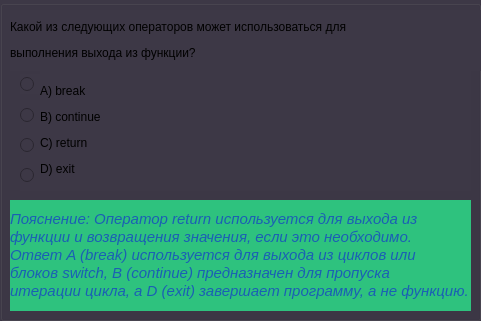
  <widget class="QGroupBox" name="group_first">
   <property name="geometry">
    <rect>
     <x>0</x>
     <y>50</y>
     <width>481</width>
     <height>321</height>
    </rect>
   </property>
   <property name="styleSheet">
    <string notr="true">background-color: rgb(61, 56, 70);</string>
   </property>
   <property name="title">
    <string/>
   </property>
   <widget class="QLabel" name="first_q">
    <property name="geometry">
     <rect>
      <x>10</x>
      <y>10</y>
      <width>461</width>
      <height>61</height>
     </rect>
    </property>
    <property name="text">
     <string>Каков основной назначение оператора switch?</string>
    </property>
   </widget>
   <widget class="QLabel" name="third_q">
    <property name="geometry">
     <rect>
      <x>10</x>
      <y>10</y>
      <width>471</width>
      <height>61</height>
     </rect>
    </property>
    <property name="text">
     <string>&lt;html&gt;&lt;head/&gt;&lt;body&gt;&lt;p&gt;Какое значение должно иметь выражение в операторе switch?&lt;/p&gt;&lt;/body&gt;&lt;/html&gt;</string>
    </property>
   </widget>
   <widget class="QLabel" name="fifth_q">
    <property name="geometry">
     <rect>
      <x>10</x>
      <y>10</y>
      <width>461</width>
      <height>61</height>
     </rect>
    </property>
    <property name="text">
     <string>&lt;html&gt;&lt;head/&gt;&lt;body&gt;&lt;p&gt;Что происходит после выполнения оператора case, если оператор &lt;/p&gt;&lt;p&gt;break не используется?&lt;/p&gt;&lt;/body&gt;&lt;/html&gt;</string>
    </property>
   </widget>
   <widget class="QLabel" name="seven_q">
    <property name="geometry">
     <rect>
      <x>10</x>
      <y>10</y>
      <width>461</width>
      <height>61</height>
     </rect>
    </property>
    <property name="text">
     <string>&lt;html&gt;&lt;head/&gt;&lt;body&gt;&lt;p&gt;Каковы требования к константным выражениям в операторе &lt;/p&gt;&lt;p&gt;switch?&lt;/p&gt;&lt;/body&gt;&lt;/html&gt;</string>
    </property>
   </widget>
   <widget class="QLabel" name="ninth_q">
    <property name="geometry">
     <rect>
      <x>10</x>
      <y>10</y>
      <width>461</width>
      <height>61</height>
     </rect>
    </property>
    <property name="text">
     <string>&lt;html&gt;&lt;head/&gt;&lt;body&gt;&lt;p&gt;Какой из следующих операторов может использоваться для &lt;/p&gt;&lt;p&gt;выполнения выхода из функции?&lt;/p&gt;&lt;/body&gt;&lt;/html&gt;</string>
    </property>
   </widget>
   <widget class="QLabel" name="first_ans">
    <property name="geometry">
     <rect>
      <x>40</x>
      <y>70</y>
      <width>431</width>
      <height>121</height>
     </rect>
    </property>
    <property name="text">
     <string>&lt;html&gt;&lt;head/&gt;&lt;body&gt;&lt;p&gt;A) Для выполнения циклов&lt;/p&gt;&lt;p&gt;B) Для разветвления процесса вычислений&lt;/p&gt;&lt;p&gt;C) Для обработки ошибок&lt;/p&gt;&lt;p&gt;D) Для управления памятью&lt;/p&gt;&lt;/body&gt;&lt;/html&gt;</string>
    </property>
   </widget>
   <widget class="QLabel" name="third_ans">
    <property name="geometry">
     <rect>
      <x>40</x>
      <y>70</y>
      <width>431</width>
      <height>121</height>
     </rect>
    </property>
    <property name="text">
     <string>&lt;html&gt;&lt;head/&gt;&lt;body&gt;&lt;p&gt;A) Строку&lt;/p&gt;&lt;p&gt;B) Логическое значение&lt;/p&gt;&lt;p&gt;C) Целочисленное значение&lt;/p&gt;&lt;p&gt;D) Массив&lt;/p&gt;&lt;/body&gt;&lt;/html&gt;</string>
    </property>
   </widget>
   <widget class="QLabel" name="fifth_ans">
    <property name="geometry">
     <rect>
      <x>40</x>
      <y>70</y>
      <width>431</width>
      <height>121</height>
     </rect>
    </property>
    <property name="text">
     <string>&lt;html&gt;&lt;head/&gt;&lt;body&gt;&lt;p&gt;A) Программа завершает выполнение.&lt;/p&gt;&lt;p&gt;B) Выполняются все последующие операторы в switch.&lt;/p&gt;&lt;p&gt;C) Возвращается к началу switch.&lt;/p&gt;&lt;p&gt;D) Переходит к следующему case.&lt;/p&gt;&lt;/body&gt;&lt;/html&gt;</string>
    </property>
   </widget>
   <widget class="QLabel" name="seven_ans">
    <property name="geometry">
     <rect>
      <x>40</x>
      <y>70</y>
      <width>361</width>
      <height>121</height>
     </rect>
    </property>
    <property name="text">
     <string>&lt;html&gt;&lt;head/&gt;&lt;body&gt;&lt;p&gt;A) Они должны быть строковыми.&lt;/p&gt;&lt;p&gt;B) Все должны иметь разные значения.&lt;/p&gt;&lt;p&gt;C) Они могут быть одинаковыми.&lt;/p&gt;&lt;p&gt;D) Все должны быть разного целочисленного типа.&lt;/p&gt;&lt;/body&gt;&lt;/html&gt;</string>
    </property>
   </widget>
   <widget class="QLabel" name="ninth_ans">
    <property name="geometry">
     <rect>
      <x>40</x>
      <y>70</y>
      <width>411</width>
      <height>121</height>
     </rect>
    </property>
    <property name="text">
     <string>&lt;html&gt;&lt;head/&gt;&lt;body&gt;&lt;p&gt;A) break&lt;/p&gt;&lt;p&gt;B) continue&lt;/p&gt;&lt;p&gt;C) return&lt;/p&gt;&lt;p&gt;D) exit&lt;/p&gt;&lt;/body&gt;&lt;/html&gt;</string>
    </property>
   </widget>
   <widget class="QRadioButton" name="Answer_A">
    <property name="geometry">
     <rect>
      <x>20</x>
      <y>74</y>
      <width>20</width>
      <height>20</height>
     </rect>
    </property>
    <property name="styleSheet">
     <string notr="true">color: rgb(224, 27, 36);</string>
    </property>
    <property name="text">
     <string/>
    </property>
   </widget>
   <widget class="QRadioButton" name="Answer_B">
    <property name="geometry">
     <rect>
      <x>20</x>
      <y>100</y>
      <width>20</width>
      <height>31</height>
     </rect>
    </property>
    <property name="styleSheet">
     <string notr="true">color: rgb(224, 27, 36);</string>
    </property>
    <property name="text">
     <string/>
    </property>
   </widget>
   <widget class="QRadioButton" name="Answer_C">
    <property name="geometry">
     <rect>
      <x>20</x>
      <y>130</y>
      <width>20</width>
      <height>31</height>
     </rect>
    </property>
    <property name="styleSheet">
     <string notr="true">color: rgb(224, 27, 36);</string>
    </property>
    <property name="text">
     <string/>
    </property>
   </widget>
   <widget class="QRadioButton" name="Answer_D">
    <property name="geometry">
     <rect>
      <x>20</x>
      <y>160</y>
      <width>21</width>
      <height>31</height>
     </rect>
    </property>
    <property name="styleSheet">
     <string notr="true">color: rgb(224, 27, 36);</string>
    </property>
    <property name="text">
     <string/>
    </property>
   </widget>
   <widget class="QLabel" name="third_poyas">
    <property name="geometry">
     <rect>
      <x>10</x>
      <y>200</y>
      <width>461</width>
      <height>111</height>
     </rect>
    </property>
    <property name="styleSheet">
     <string notr="true">color: rgb(26, 95, 180);
background-color: rgb(46, 194, 126);</string>
    </property>
    <property name="text">
     <string>&lt;!DOCTYPE HTML PUBLIC &quot;-//W3C//DTD HTML 4.0//EN&quot; &quot;http://www.w3.org/TR/REC-html40/strict.dtd&quot;&gt;
&lt;html&gt;&lt;head&gt;&lt;meta name=&quot;qrichtext&quot; content=&quot;1&quot; /&gt;&lt;meta charset=&quot;utf-8&quot; /&gt;&lt;style type=&quot;text/css&quot;&gt;
p, li { white-space: pre-wrap; }
hr { height: 1px; border-width: 0; }
li.unchecked::marker { content: &quot;\2610&quot;; }
li.checked::marker { content: &quot;\2612&quot;; }
&lt;/style&gt;&lt;/head&gt;&lt;body style=&quot; font-family:'Cantarell'; font-size:11pt; font-weight:400; font-style:normal;&quot;&gt;
&lt;p style=&quot; margin-top:0px; margin-bottom:0px; margin-left:0px; margin-right:0px; -qt-block-indent:0; text-indent:0px;&quot;&gt;&lt;span style=&quot; font-style:italic;&quot;&gt;Пояснение: Выражение в операторе switch должно быть &lt;/span&gt;&lt;/p&gt;
&lt;p style=&quot; margin-top:0px; margin-bottom:0px; margin-left:0px; margin-right:0px; -qt-block-indent:0; text-indent:0px;&quot;&gt;&lt;span style=&quot; font-style:italic;&quot;&gt;целочисленным (например, int) или перечислимым значением. &lt;/span&gt;&lt;/p&gt;
&lt;p style=&quot; margin-top:0px; margin-bottom:0px; margin-left:0px; margin-right:0px; -qt-block-indent:0; text-indent:0px;&quot;&gt;&lt;span style=&quot; font-style:italic;&quot;&gt;Строки (A) и логические значения (B) могут быть использованы &lt;/span&gt;&lt;/p&gt;
&lt;p style=&quot; margin-top:0px; margin-bottom:0px; margin-left:0px; margin-right:0px; -qt-block-indent:0; text-indent:0px;&quot;&gt;&lt;span style=&quot; font-style:italic;&quot;&gt;в некоторых языках программирования, но это не является &lt;/span&gt;&lt;/p&gt;
&lt;p style=&quot; margin-top:0px; margin-bottom:0px; margin-left:0px; margin-right:0px; -qt-block-indent:0; text-indent:0px;&quot;&gt;&lt;span style=&quot; font-style:italic;&quot;&gt;общим правилом для всех языков. &lt;/span&gt;&lt;/p&gt;
&lt;p style=&quot; margin-top:0px; margin-bottom:0px; margin-left:0px; margin-right:0px; -qt-block-indent:0; text-indent:0px;&quot;&gt;&lt;span style=&quot; font-style:italic;&quot;&gt;Массивы (D) не могут быть использованы как выражение в switch.&lt;/span&gt;&lt;/p&gt;&lt;/body&gt;&lt;/html&gt;</string>
    </property>
   </widget>
   <widget class="QLabel" name="ninth_poyas">
    <property name="geometry">
     <rect>
      <x>10</x>
      <y>200</y>
      <width>461</width>
      <height>111</height>
     </rect>
    </property>
    <property name="styleSheet">
     <string notr="true">color: rgb(26, 95, 180);
background-color: rgb(46, 194, 126);</string>
    </property>
    <property name="text">
     <string>&lt;!DOCTYPE HTML PUBLIC &quot;-//W3C//DTD HTML 4.0//EN&quot; &quot;http://www.w3.org/TR/REC-html40/strict.dtd&quot;&gt;
&lt;html&gt;&lt;head&gt;&lt;meta name=&quot;qrichtext&quot; content=&quot;1&quot; /&gt;&lt;meta charset=&quot;utf-8&quot; /&gt;&lt;style type=&quot;text/css&quot;&gt;
p, li { white-space: pre-wrap; }
hr { height: 1px; border-width: 0; }
li.unchecked::marker { content: &quot;\2610&quot;; }
li.checked::marker { content: &quot;\2612&quot;; }
&lt;/style&gt;&lt;/head&gt;&lt;body style=&quot; font-family:'Cantarell'; font-size:11pt; font-weight:400; font-style:normal;&quot;&gt;
&lt;p style=&quot; margin-top:0px; margin-bottom:0px; margin-left:0px; margin-right:0px; -qt-block-indent:0; text-indent:0px;&quot;&gt;&lt;span style=&quot; font-style:italic;&quot;&gt;Пояснение: Оператор return используется для выхода из &lt;/span&gt;&lt;/p&gt;
&lt;p style=&quot; margin-top:0px; margin-bottom:0px; margin-left:0px; margin-right:0px; -qt-block-indent:0; text-indent:0px;&quot;&gt;&lt;span style=&quot; font-style:italic;&quot;&gt;функции и возвращения значения, если это необходимо. &lt;/span&gt;&lt;/p&gt;
&lt;p style=&quot; margin-top:0px; margin-bottom:0px; margin-left:0px; margin-right:0px; -qt-block-indent:0; text-indent:0px;&quot;&gt;&lt;span style=&quot; font-style:italic;&quot;&gt;Ответ A (break) используется для выхода из циклов или &lt;/span&gt;&lt;/p&gt;
&lt;p style=&quot; margin-top:0px; margin-bottom:0px; margin-left:0px; margin-right:0px; -qt-block-indent:0; text-indent:0px;&quot;&gt;&lt;span style=&quot; font-style:italic;&quot;&gt;блоков switch, B (continue) предназначен для пропуска &lt;/span&gt;&lt;/p&gt;
&lt;p style=&quot; margin-top:0px; margin-bottom:0px; margin-left:0px; margin-right:0px; -qt-block-indent:0; text-indent:0px;&quot;&gt;&lt;span style=&quot; font-style:italic;&quot;&gt;итерации цикла, а D (exit) завершает программу, а не функцию.&lt;/span&gt;&lt;/p&gt;&lt;/body&gt;&lt;/html&gt;</string>
    </property>
   </widget>
   <widget class="QLabel" name="seven_poyas">
    <property name="geometry">
     <rect>
      <x>10</x>
      <y>200</y>
      <width>461</width>
      <height>111</height>
     </rect>
    </property>
    <property name="styleSheet">
     <string notr="true">color: rgb(26, 95, 180);
background-color: rgb(46, 194, 126);</string>
    </property>
    <property name="text">
     <string>&lt;!DOCTYPE HTML PUBLIC &quot;-//W3C//DTD HTML 4.0//EN&quot; &quot;http://www.w3.org/TR/REC-html40/strict.dtd&quot;&gt;
&lt;html&gt;&lt;head&gt;&lt;meta name=&quot;qrichtext&quot; content=&quot;1&quot; /&gt;&lt;meta charset=&quot;utf-8&quot; /&gt;&lt;style type=&quot;text/css&quot;&gt;
p, li { white-space: pre-wrap; }
hr { height: 1px; border-width: 0; }
li.unchecked::marker { content: &quot;\2610&quot;; }
li.checked::marker { content: &quot;\2612&quot;; }
&lt;/style&gt;&lt;/head&gt;&lt;body style=&quot; font-family:'Cantarell'; font-size:11pt; font-weight:400; font-style:normal;&quot;&gt;
&lt;p style=&quot; margin-top:0px; margin-bottom:0px; margin-left:0px; margin-right:0px; -qt-block-indent:0; text-indent:0px;&quot;&gt;&lt;span style=&quot; font-style:italic;&quot;&gt;Пояснение: Константные выражения в блоках case должны &lt;/span&gt;&lt;/p&gt;
&lt;p style=&quot; margin-top:0px; margin-bottom:0px; margin-left:0px; margin-right:0px; -qt-block-indent:0; text-indent:0px;&quot;&gt;&lt;span style=&quot; font-style:italic;&quot;&gt;иметь уникальные значения (B). Они не должны быть &lt;/span&gt;&lt;/p&gt;
&lt;p style=&quot; margin-top:0px; margin-bottom:0px; margin-left:0px; margin-right:0px; -qt-block-indent:0; text-indent:0px;&quot;&gt;&lt;span style=&quot; font-style:italic;&quot;&gt;разного типа (D). Ответ A неверен, так как строки не &lt;/span&gt;&lt;/p&gt;
&lt;p style=&quot; margin-top:0px; margin-bottom:0px; margin-left:0px; margin-right:0px; -qt-block-indent:0; text-indent:0px;&quot;&gt;&lt;span style=&quot; font-style:italic;&quot;&gt;являются обязательными, и C также неверен, так как &lt;/span&gt;&lt;/p&gt;
&lt;p style=&quot; margin-top:0px; margin-bottom:0px; margin-left:0px; margin-right:0px; -qt-block-indent:0; text-indent:0px;&quot;&gt;&lt;span style=&quot; font-style:italic;&quot;&gt;одинаковые значения недопустимы.&lt;/span&gt;&lt;/p&gt;&lt;/body&gt;&lt;/html&gt;</string>
    </property>
   </widget>
   <widget class="QLabel" name="five_poyas">
    <property name="geometry">
     <rect>
      <x>10</x>
      <y>200</y>
      <width>461</width>
      <height>111</height>
     </rect>
    </property>
    <property name="styleSheet">
     <string notr="true">background-color: rgb(46, 194, 126);
color: rgb(26, 95, 180);</string>
    </property>
    <property name="text">
     <string>&lt;!DOCTYPE HTML PUBLIC &quot;-//W3C//DTD HTML 4.0//EN&quot; &quot;http://www.w3.org/TR/REC-html40/strict.dtd&quot;&gt;
&lt;html&gt;&lt;head&gt;&lt;meta name=&quot;qrichtext&quot; content=&quot;1&quot; /&gt;&lt;meta charset=&quot;utf-8&quot; /&gt;&lt;style type=&quot;text/css&quot;&gt;
p, li { white-space: pre-wrap; }
hr { height: 1px; border-width: 0; }
li.unchecked::marker { content: &quot;\2610&quot;; }
li.checked::marker { content: &quot;\2612&quot;; }
&lt;/style&gt;&lt;/head&gt;&lt;body style=&quot; font-family:'Cantarell'; font-size:11pt; font-weight:400; font-style:normal;&quot;&gt;
&lt;p style=&quot; margin-top:0px; margin-bottom:0px; margin-left:0px; margin-right:0px; -qt-block-indent:0; text-indent:0px;&quot;&gt;&lt;span style=&quot; font-style:italic;&quot;&gt;Пояснение: Ответы A и C неверны, так как программа &lt;/span&gt;&lt;/p&gt;
&lt;p style=&quot; margin-top:0px; margin-bottom:0px; margin-left:0px; margin-right:0px; -qt-block-indent:0; text-indent:0px;&quot;&gt;&lt;span style=&quot; font-style:italic;&quot;&gt;не завершает выполнение и не возвращается к началу switch. &lt;/span&gt;&lt;/p&gt;
&lt;p style=&quot; margin-top:0px; margin-bottom:0px; margin-left:0px; margin-right:0px; -qt-block-indent:0; text-indent:0px;&quot;&gt;&lt;span style=&quot; font-style:italic;&quot;&gt;Ответ D также неверен, так как выполнение переходит к &lt;/span&gt;&lt;/p&gt;
&lt;p style=&quot; margin-top:0px; margin-bottom:0px; margin-left:0px; margin-right:0px; -qt-block-indent:0; text-indent:0px;&quot;&gt;&lt;span style=&quot; font-style:italic;&quot;&gt;следующему case, а не к началу.&lt;/span&gt;&lt;/p&gt;&lt;/body&gt;&lt;/html&gt;</string>
    </property>
   </widget>
   <widget class="QLabel" name="first_poyas">
    <property name="geometry">
     <rect>
      <x>10</x>
      <y>200</y>
      <width>461</width>
      <height>111</height>
     </rect>
    </property>
    <property name="styleSheet">
     <string notr="true">color: rgb(26, 95, 180);
background-color: rgb(46, 194, 126);</string>
    </property>
    <property name="text">
     <string>&lt;!DOCTYPE HTML PUBLIC &quot;-//W3C//DTD HTML 4.0//EN&quot; &quot;http://www.w3.org/TR/REC-html40/strict.dtd&quot;&gt;
&lt;html&gt;&lt;head&gt;&lt;meta name=&quot;qrichtext&quot; content=&quot;1&quot; /&gt;&lt;meta charset=&quot;utf-8&quot; /&gt;&lt;style type=&quot;text/css&quot;&gt;
p, li { white-space: pre-wrap; }
hr { height: 1px; border-width: 0; }
li.unchecked::marker { content: &quot;\2610&quot;; }
li.checked::marker { content: &quot;\2612&quot;; }
&lt;/style&gt;&lt;/head&gt;&lt;body style=&quot; font-family:'Cantarell'; font-size:11pt; font-weight:400; font-style:normal;&quot;&gt;
&lt;p style=&quot; margin-top:0px; margin-bottom:0px; margin-left:0px; margin-right:0px; -qt-block-indent:0; text-indent:0px;&quot;&gt;&lt;span style=&quot; font-style:italic;&quot;&gt;Пояснение: Оператор switch используется для разветвления &lt;/span&gt;&lt;/p&gt;
&lt;p style=&quot; margin-top:0px; margin-bottom:0px; margin-left:0px; margin-right:0px; -qt-block-indent:0; text-indent:0px;&quot;&gt;&lt;span style=&quot; font-style:italic;&quot;&gt;выполнения программы на основе значения выражения, &lt;/span&gt;&lt;/p&gt;
&lt;p style=&quot; margin-top:0px; margin-bottom:0px; margin-left:0px; margin-right:0px; -qt-block-indent:0; text-indent:0px;&quot;&gt;&lt;span style=&quot; font-style:italic;&quot;&gt;что позволяет выбирать один из нескольких блоков кода для &lt;/span&gt;&lt;/p&gt;
&lt;p style=&quot; margin-top:0px; margin-bottom:0px; margin-left:0px; margin-right:0px; -qt-block-indent:0; text-indent:0px;&quot;&gt;&lt;span style=&quot; font-style:italic;&quot;&gt;выполнения. Ответы A, C и D не соответствуют назначению &lt;/span&gt;&lt;/p&gt;
&lt;p style=&quot; margin-top:0px; margin-bottom:0px; margin-left:0px; margin-right:0px; -qt-block-indent:0; text-indent:0px;&quot;&gt;&lt;span style=&quot; font-style:italic;&quot;&gt;оператора switch.&lt;/span&gt;&lt;/p&gt;&lt;/body&gt;&lt;/html&gt;</string>
    </property>
   </widget>
   <zorder>Answer_A</zorder>
   <zorder>Answer_B</zorder>
   <zorder>Answer_C</zorder>
   <zorder>Answer_D</zorder>
   <zorder>first_q</zorder>
   <zorder>first_ans</zorder>
   <zorder>third_q</zorder>
   <zorder>fifth_q</zorder>
   <zorder>fifth_ans</zorder>
   <zorder>third_ans</zorder>
   <zorder>seven_ans</zorder>
   <zorder>seven_q</zorder>
   <zorder>ninth_ans</zorder>
   <zorder>ninth_q</zorder>
   <zorder>first_poyas</zorder>
   <zorder>third_poyas</zorder>
   <zorder>five_poyas</zorder>
   <zorder>seven_poyas</zorder>
   <zorder>ninth_poyas</zorder>
  </widget>
